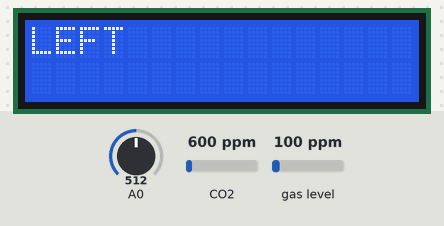
Bench run of a sketch on a simulated Arduino Uno, built with avr-gcc and run on an emulated ATmega328P. On the bench: 16×2 character LCD. Inputs (shaded band) come from the test bench; at power-on: A0 = 512, CO2 600 ppm, gas level 100 ppm.

Above: at 1.2 s.
1.3 s: A0 set to 440
At 2.5 s:
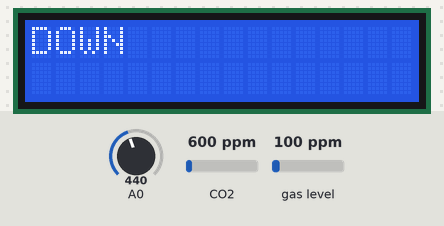
2.8 s: A0 set to 240
At 3.7 s:
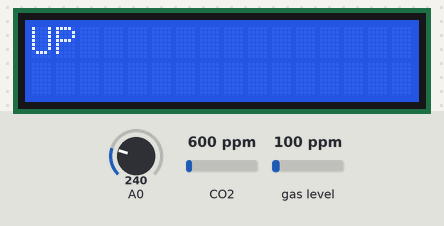
4.3 s: A0 set to 40
At 4.9 s:
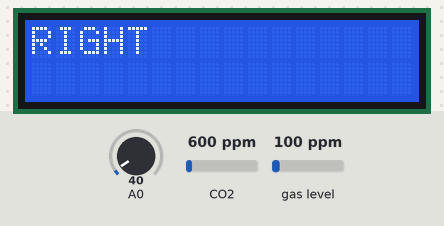
5.8 s: A0 set to 660
At 7.0 s:
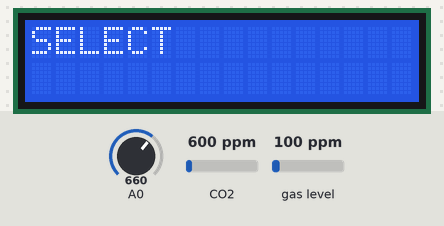
7.3 s: A0 set to 900
At 8.5 s:
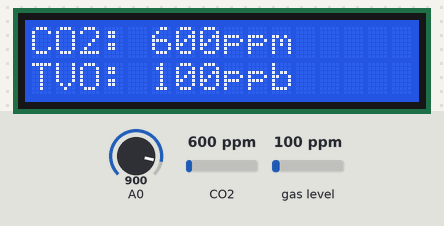
8.8 s: A0 set to 716
At 10.2 s:
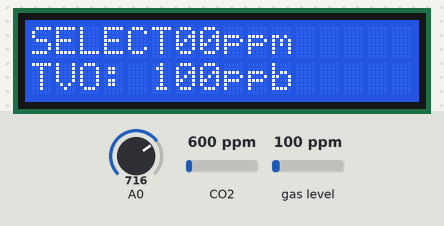
Timing chart, 0 to 11.3 s (numbered marks = the images above; inputs shaded):
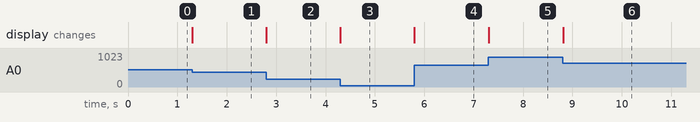

The sketch:

main.ino
```cpp
// (licence header left out)
//using LiquidCrystal library
#include <LiquidCrystal.h>
//using the CCS811 library from Adafruit
#include "Adafruit_CCS811.h"
Adafruit_CCS811 ccs;

// select the pins used on the LCD panel
LiquidCrystal lcd(8, 9, 4, 5, 6, 7);

// define some values used by the panel and buttons
int lcd_key     = 0;
int adc_key_in  = 0;
#define btnRIGHT  0
#define btnUP     1
#define btnDOWN   2
#define btnLEFT   3
#define btnSELECT 4
#define btnNONE   5

// read the buttons
int read_LCD_buttons()
{
 adc_key_in = analogRead(0);      // read the value from the sensor
 // my buttons when read are centered at these valies: 0, 144, 329, 504, 741
 // we add approx 50 to those values and check to see if we are close
 if (adc_key_in > 1000) return btnNONE; // We make this the 1st option for speed reasons since it will be the most likely result
 // For V1.1 us this threshold
 if (adc_key_in < 50)   return btnRIGHT;
 if (adc_key_in < 250)  return btnUP;
 if (adc_key_in < 450)  return btnDOWN;
 if (adc_key_in < 650)  return btnLEFT;
 if (adc_key_in < 850)  return btnSELECT;

 // For V1.0 comment the other threshold and use the one below:
/*
 if (adc_key_in < 50)   return btnRIGHT;
 if (adc_key_in < 195)  return btnUP;
 if (adc_key_in < 380)  return btnDOWN;
 if (adc_key_in < 555)  return btnLEFT;
 if (adc_key_in < 790)  return btnSELECT;
*/


 return btnNONE;  // when all others fail, return this...
}

void setup()
{
 ccs.setDriveMode(1);
 lcd.begin(16, 2);              // start the library
 lcd.setCursor(0,0);
 //lcd.print("Starten des Sensors"); // print a simple message
   if(!ccs.begin()){
    lcd.print("Failed to start sensor! Please check your wiring.");
    while(1);
  }

  // Wait for the sensor to be ready
  while(!ccs.available());
}

void loop()
{
 int mode = 1;
 lcd.setCursor(0,0);            // move to the begining of the second line
 lcd_key = read_LCD_buttons();  // read the buttons

 switch (lcd_key)               // depending on which button was pushed, we perform an action
 {
   case btnRIGHT:
     {
     lcd.print("RIGHT ");
     break;
     }
   case btnLEFT:
     {
     lcd.print("LEFT   ");
     break;
     }
   case btnUP:
     {
     lcd.print("UP    ");
     break;
     }
   case btnDOWN:
     {
     lcd.print("DOWN  ");
     break;
     }
   case btnSELECT:
     {
     lcd.print("SELECT");
     break;
     }
     case btnNONE:
     {
       if(ccs.available()){
        if(!ccs.readData()){
          lcd.print("CO2: ");
          lcd.print(ccs.geteCO2());//print the CO2 value
          lcd.print("ppm       ");
          lcd.setCursor(0,1);
          lcd.print("TVO: ");
          lcd.print(ccs.getTVOC());//print the TVOC value
          lcd.print("ppb    ");
        }
        else{
          lcd.print("ERROR!         ");
          while(1);
        }
      }
      delay(500);
     break;
     }
 }

}
```

Measured:
- after the input at 1.3 s, the display: changes at once (image 1)
- after the input at 2.8 s, the display: changes at once (image 2)
- after the input at 4.3 s, the display: changes at once (image 3)
- after the input at 5.8 s, the display: changes at once (image 4)
- after the input at 7.3 s, the display: changes at once (image 5)
- after the input at 8.8 s, the display: changes at once (image 6)
